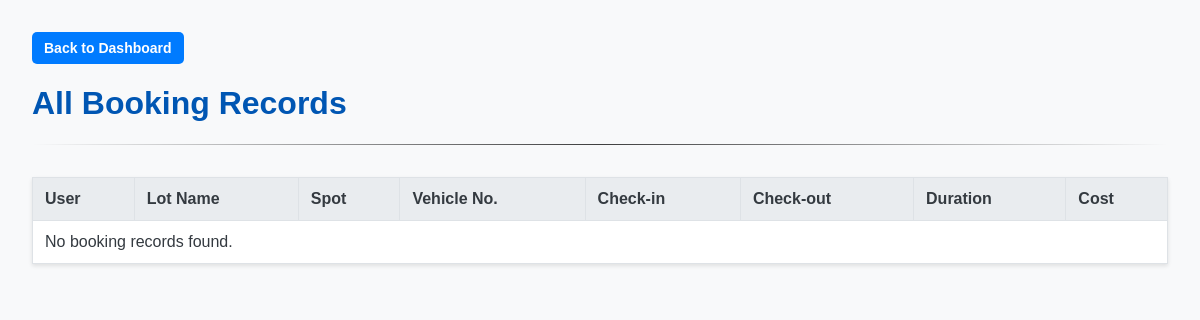
The page /admin/bookings (signed in) on the database as committed earlier.
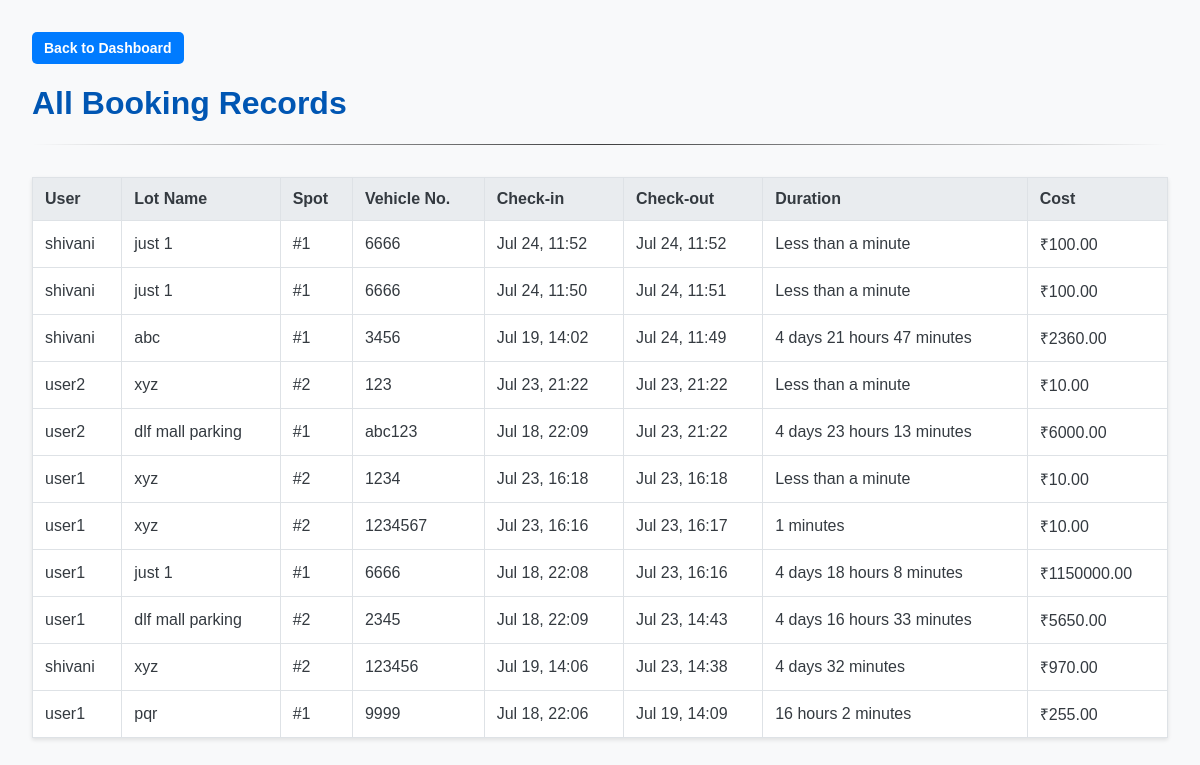
The same page on the database as committed later.
### models/models.py (models this page shows)
class Booking(db.Model):
    __tablename__ = 'bookings'
    id = db.Column(db.Integer, primary_key=True)
    vehicle_number = db.Column(db.String(20), nullable=False)
    check_in_time = db.Column(db.DateTime, nullable=False, default=datetime.utcnow)
    check_out_time = db.Column(db.DateTime, nullable=True)
    total_cost = db.Column(db.Float, nullable=True)
    user_id = db.Column(db.Integer, db.ForeignKey('users.id'), nullable=False)
    spot_id = db.Column(db.Integer, db.ForeignKey('parking_spots.id'), nullable=False)

class User(db.Model):
    __tablename__ = 'users'
    id = db.Column(db.Integer, primary_key=True)
    username = db.Column(db.String(80), unique=True, nullable=False)
    email = db.Column(db.String(120), unique=True, nullable=False)
    password = db.Column(db.String(128), nullable=False)
    is_admin = db.Column(db.Boolean, default=False, nullable=False)
    bookings = db.relationship('Booking', backref='user', lazy=True)

class ParkingLot(db.Model):
    __tablename__ = 'parking_lots'
    id = db.Column(db.Integer, primary_key=True)
    name = db.Column(db.String(100), nullable=False)
    address = db.Column(db.String(200), nullable=False)
    pincode = db.Column(db.String(10), nullable=False)
    price_per_hour = db.Column(db.Float, nullable=False)
    capacity = db.Column(db.Integer, nullable=False)
    spots = db.relationship('ParkingSpot', backref='parking_lot', lazy=True, cascade="all, delete-orphan")

class ParkingSpot(db.Model):
    __tablename__ = 'parking_spots'
    id = db.Column(db.Integer, primary_key=True)
    spot_number = db.Column(db.Integer, nullable=False)
    status = db.Column(db.String(1), default='A', nullable=False)
    lot_id = db.Column(db.Integer, db.ForeignKey('parking_lots.id'), nullable=False)
    bookings = db.relationship('Booking', backref='parking_spot', lazy=True)

### app.py (the view)
@app.route('/admin/bookings')
def admin_all_bookings():
    if not session.get('is_admin'):
        flash("Admin access required.", "error")
        return redirect(url_for('login'))
    all_bookings = Booking.query.filter(Booking.check_out_time.isnot(None)).order_by(Booking.check_out_time.desc()).all()
    for booking in all_bookings:
        booking.duration_str = format_duration(booking)
    return render_template('admin_all_bookings.html', bookings=all_bookings)

### app.py (called while the page is built)
def format_duration(booking):
    if not (booking.check_out_time and booking.check_in_time):
        return "N/A"
    delta = booking.check_out_time - booking.check_in_time
    total_seconds = delta.total_seconds()
    days, remainder = divmod(total_seconds, (24*60*60))
    hours, remainder = divmod(remainder, (60*60))
    minutes, remainder = divmod(remainder, 60)
    parts = ""
    if days > 0:
        parts += (f"{int(days)} days ")
    if hours > 0:
        parts += (f"{int(hours)} hours ")
    if minutes > 0:
        parts += (f"{int(minutes)} minutes")
    if parts:
        return parts
    else:
        return "Less than a minute"

### templates/admin_all_bookings.html (shortened to what this page needs)
<!DOCTYPE html>
<html lang="en">
<head>
    <link rel="stylesheet" href="{{ url_for('static', filename='css/styles.css') }}">
</head>
<body>
    <div>
        <a href="{{ url_for('admin_dashboard') }}" class="btn btn-primary"> Back to Dashboard</a>
    </div>
    <h1>All Booking Records</h1>
    <hr>
    <table>
        <thead>
            <tr>
                <th>User</th>
                <th>Lot Name</th>
                <th>Spot</th>
                <th>Vehicle No.</th>
                <th>Check-in</th>
                <th>Check-out</th>
                <th>Duration</th>
                <th>Cost</th>
            </tr>
        </thead>
        <tbody>
            {% for booking in bookings %}
            <tr>
                <td>{{ booking.user.username }}</td>
                <td>{{ booking.parking_spot.parking_lot.name }}</td>
                <td>#{{ booking.parking_spot.spot_number }}</td>
                <td>{{ booking.vehicle_number }}</td>
                <td>{{ booking.check_in_time.strftime('%b %d, %H:%M') }}</td>
                <td>{{ booking.check_out_time.strftime('%b %d, %H:%M') }}</td>
                <td>{{ booking.duration_str }}</td>
                <td>₹{{ '%.2f'|format(booking.total_cost) }}</td>
            </tr>
            {% else %}
            <tr>
                <td colspan="8">No booking records found.</td>
            </tr>
            {% endfor %}
        </tbody>
    </table>
</body>
</html>

Rows that differ between the two databases and show on the page:
added Booking: user.username "shivani", parking_spot.parking_lot.name "just 1", parking_spot.spot_number "1", vehicle_number "6666", check_in_time "Jul 24, 11:52", check_out_time "Jul 24, 11:52", duration_str "Less than a minute", total_cost "100.00"
added Booking: user.username "shivani", parking_spot.parking_lot.name "just 1", parking_spot.spot_number "1", vehicle_number "6666", check_in_time "Jul 24, 11:50", check_out_time "Jul 24, 11:51", duration_str "Less than a minute", total_cost "100.00"
added Booking: user.username "shivani", parking_spot.parking_lot.name "abc", parking_spot.spot_number "1", vehicle_number "3456", check_in_time "Jul 19, 14:02", check_out_time "Jul 24, 11:49", duration_str "4 days 21 hours 47 minutes", total_cost "2360.00"
added Booking: user.username "user2", parking_spot.parking_lot.name "xyz", parking_spot.spot_number "2", vehicle_number "123", check_in_time "Jul 23, 21:22", check_out_time "Jul 23, 21:22", duration_str "Less than a minute", total_cost "10.00"
now on this page (row edited): Booking: user.username "user2", parking_spot.parking_lot.name "dlf mall parking", parking_spot.spot_number "1", vehicle_number "abc123", check_in_time "Jul 18, 22:09", check_out_time "Jul 23, 21:22", duration_str "4 days 23 hours 13 minutes", total_cost "6000.00"
added Booking: user.username "user1", parking_spot.parking_lot.name "xyz", parking_spot.spot_number "2", vehicle_number "1234", check_in_time "Jul 23, 16:18", check_out_time "Jul 23, 16:18", duration_str "Less than a minute", total_cost "10.00"
added Booking: user.username "user1", parking_spot.parking_lot.name "xyz", parking_spot.spot_number "2", vehicle_number "1234567", check_in_time "Jul 23, 16:16", check_out_time "Jul 23, 16:17", duration_str "1 minutes", total_cost "10.00"
now on this page (row edited): Booking: user.username "user1", parking_spot.parking_lot.name "just 1", parking_spot.spot_number "1", vehicle_number "6666", check_in_time "Jul 18, 22:08", check_out_time "Jul 23, 16:16", duration_str "4 days 18 hours 8 minutes", total_cost "1150000.00"
now on this page (row edited): Booking: user.username "user1", parking_spot.parking_lot.name "dlf mall parking", parking_spot.spot_number "2", vehicle_number "2345", check_in_time "Jul 18, 22:09", check_out_time "Jul 23, 14:43", duration_str "4 days 16 hours 33 minutes", total_cost "5650.00"
added Booking: user.username "shivani", parking_spot.parking_lot.name "xyz", parking_spot.spot_number "2", vehicle_number "123456", check_in_time "Jul 19, 14:06", check_out_time "Jul 23, 14:38", duration_str "4 days 32 minutes", total_cost "970.00"
now on this page (row edited): Booking: user.username "user1", parking_spot.parking_lot.name "pqr", parking_spot.spot_number "1", vehicle_number "9999", check_in_time "Jul 18, 22:06", check_out_time "Jul 19, 14:09", duration_str "16 hours 2 minutes", total_cost "255.00"
Other text that changed with them:
text no longer shown: "No booking records found."
